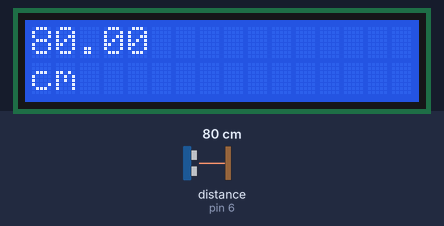
Bench run of a sketch on a simulated Arduino Uno, built with avr-gcc and run on an emulated ATmega328P. Parts: 16×2 character LCD. Wiring (inferred from the names in the program): ultrasonic range finder: trigger pin 7; echo pin 6. The inputs (shaded band) are chosen by the test bench; at power-on: distance to the obstacle (sensor on pin 6) 80 cm. The echo pulse lasts 58.3 µs per cm.

Above: at 1.2 s.
1.3 s: distance to the obstacle (sensor on pin 6) set to 2 cm
At 2.3 s:
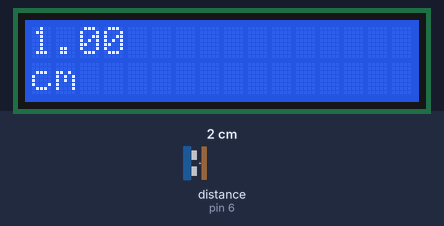
4.6 s: distance to the obstacle (sensor on pin 6) set to 4 cm
At 5.3 s:
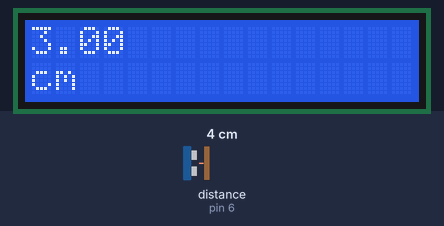
6.4 s: distance to the obstacle (sensor on pin 6) set to 9 cm
At 7.2 s:
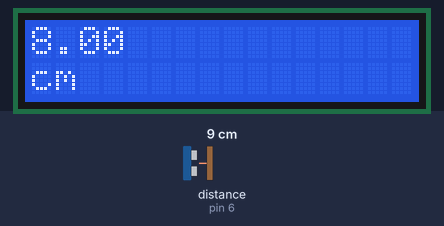
Timing chart, 0 to 9.4 s (numbered marks = the images above; inputs shaded):
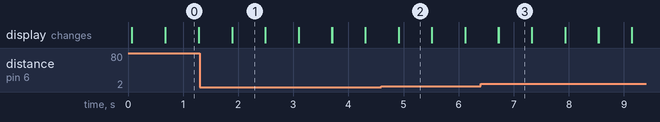

Measured:
- after the input at 1.3 s, the display: first differs from a run without the input after 0.59 s (image 1)
- after the input at 4.6 s, the display: first differs from a run without the input after 0.31 s (image 2)
- after the input at 6.4 s, the display: first differs from a run without the input after 0.32 s (image 3)
- what the display in image 0 shows lasts 0.6 s, from 0.7 s to 1.3 s

The sketch:

display-scripts.ino
```cpp
/*
  prox-display.ino
  Created by Kameel Ahamed on 23.07.2019

  https://www.tutorialspoint.com/arduino/arduino_ultrasonic_sensor
  http://www.arduino.cc/en/Tutorial/LiquidCrystalSerial
  https://learn.adafruit.com/tmp36-temperature-sensor/using-a-temp-sensor
  https://learn.adafruit.com/dht/using-a-dhtxx-sensor
  https://learn.adafruit.com/dht
  http://www.circuitbasics.com/how-to-set-up-the-dht11-humidity-sensor-on-an-arduino/
  Follow circuit diagram provided in links above
*/

#include <LiquidCrystal.h>
#include "DHT.h"

//#define aref_voltage 3.3
#define DHTTYPE DHT11

LiquidCrystal lcd(12, 11, 5, 4, 3, 2); // digital pins

const int pingPin = 7; // trig pin - digital
const int echoPin = 6; // echo pin - digital

const int tempPin = 8; // temperature sensor ! must be analog A0

const int fanPin = 9; // digital

void proximity();
float temperature();
void display(float, int);
void fanControlTemp();

DHT dht(tempPin, DHTTYPE);

void setup(){
  pinMode(pingPin, OUTPUT);
  pinMode(echoPin, INPUT);
  pinMode(tempPin, INPUT);
  lcd.begin(16, 2);
  Serial.begin(9600);
  dht.begin();
}

void loop() {
  proximity();
  // temperature();
  // fanControlTemp();
  // digitalWrite(fanPin, HIGH);
}

void proximity(){
  long duration, cm;
  digitalWrite(pingPin, LOW);
  delayMicroseconds(2);
  digitalWrite(pingPin, HIGH);
  delayMicroseconds(10);
  digitalWrite(pingPin, LOW);
  duration = pulseIn(echoPin, HIGH);
  cm = duration / 29 / 2;
  float cmF = cm + 0.0;
  display(cmF, 1);
}

float temperature(){
  float temp = dht.readTemperature();
  float h = dht.readHumidity();
  float hic = dht.computeHeatIndex(temp, h, false);
  display(temp, 2);
  return temp;
  // int read = analogRead(tempPin);
  // float voltage = read * 5.0;
  // voltage /= 1024.0;
  // float temp = (voltage - 0.5) * 100.0;
  // display(temp, 2);
  // return temp;
}

void display(float value, int b){
  char t[10] = "degrees C";
  char c[3] = "cm";
  lcd.print(value);
  lcd.setCursor(0, 1);
  if(b == 1){
    lcd.print(c);
  } else if(b == 2){
    lcd.print(t);
  }
  delay(600);
  lcd.clear();
}

void fanControlTemp(){
  if(temperature() > 20.0){
    digitalWrite(fanPin, HIGH);
  } else if(temperature() <= 20.0){
    digitalWrite(fanPin, LOW);
  }
}
```
